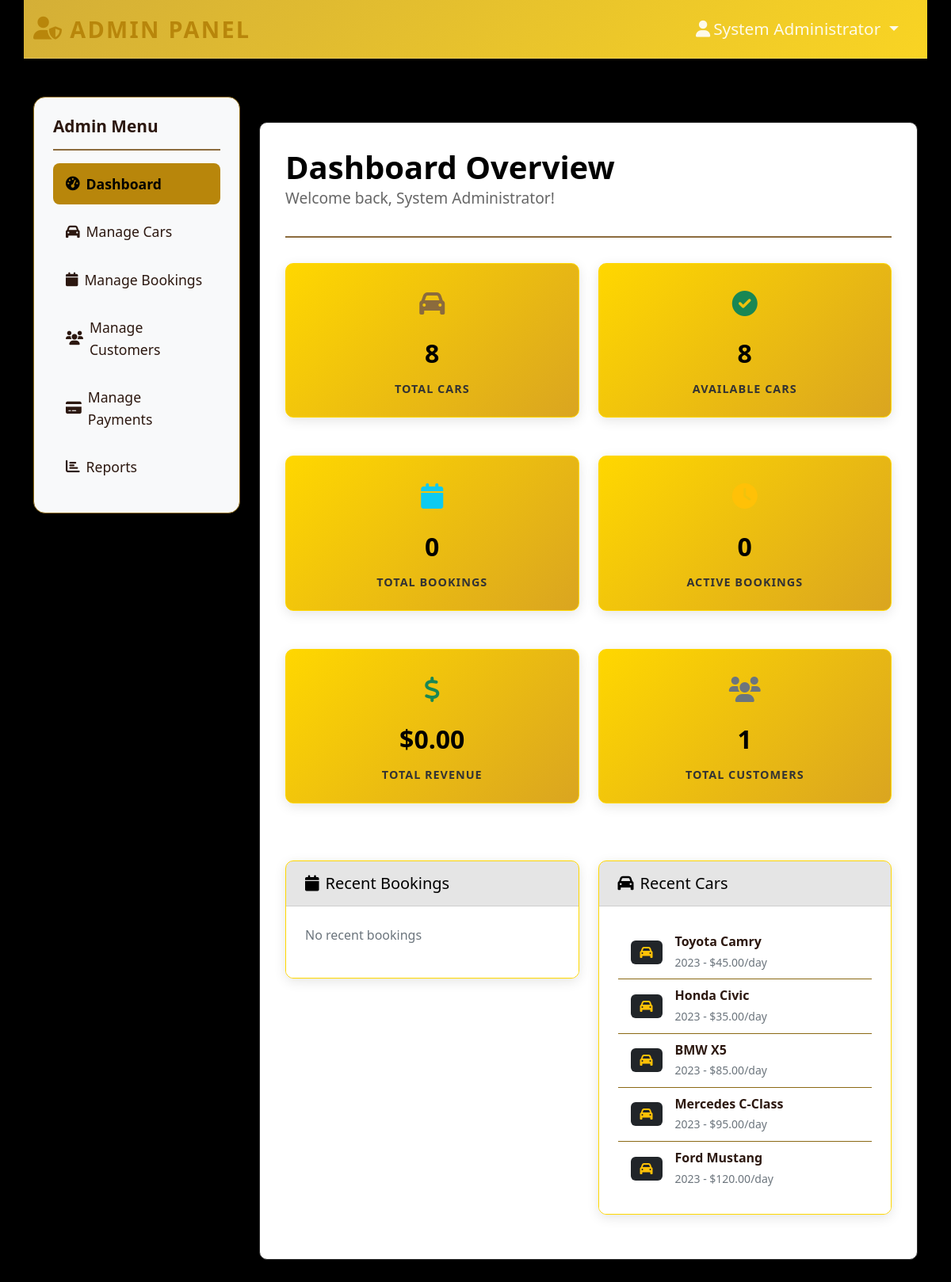
Page /admin/dashboard.php (signed in) on the committed database.
### tables this page shows
CREATE TABLE IF NOT EXISTS cars (
    id INT AUTO_INCREMENT PRIMARY KEY,
    brand VARCHAR(50) NOT NULL,
    model VARCHAR(50) NOT NULL,
    year INT NOT NULL,
    color VARCHAR(30),
    category_id INT,
    price_per_day DECIMAL(10,2) NOT NULL,
    mileage INT DEFAULT 0,
    fuel_type ENUM('Petrol', 'Diesel', 'Electric', 'Hybrid') DEFAULT 'Petrol',
    transmission ENUM('Manual', 'Automatic') DEFAULT 'Manual',
    seats INT DEFAULT 5,
    image_path VARCHAR(255),
    status ENUM('available', 'rented', 'maintenance', 'unavailable') DEFAULT 'available',
    features TEXT,
    created_at TIMESTAMP DEFAULT CURRENT_TIMESTAMP,
    updated_at TIMESTAMP DEFAULT CURRENT_TIMESTAMP ON UPDATE CURRENT_TIMESTAMP,
    FOREIGN KEY (category_id) REFERENCES car_categories(id) ON DELETE SET NULL
);

### admin/dashboard.php (the view, shortened to what this page needs)
<?php
require_once '../config/database.php';
$stats = [];
$stmt = $pdo->query("SELECT COUNT(*) as total FROM cars");
$stats['total_cars'] = $stmt->fetch()['total'];
$available_cars_query = $pdo->query("SELECT c.id, c.brand, c.model
                                     FROM cars c
                                     WHERE c.status = 'available'
                                     AND c.id NOT IN (
                                         SELECT DISTINCT car_id FROM bookings
                                         WHERE status IN ('confirmed', 'active')
                                         AND end_date >= CURDATE()
                                     )
                                     ORDER BY c.brand, c.model");
$available_cars_list = $available_cars_query->fetchAll();
$stats['available_cars'] = count($available_cars_list);
$stats['available_cars_details'] = $available_cars_list;
$stmt = $pdo->query("SELECT COUNT(*) as total FROM bookings");
$stats['total_bookings'] = $stmt->fetch()['total'];
$stmt = $pdo->query("SELECT COUNT(*) as total FROM bookings WHERE status IN ('confirmed', 'active')");
$stats['active_bookings'] = $stmt->fetch()['total'];
$stmt = $pdo->query("SELECT SUM(total_amount) as total FROM bookings WHERE status = 'completed'");
$stats['total_revenue'] = $stmt->fetch()['total'] ?? 0;
$stmt = $pdo->query("SELECT COUNT(*) as total FROM users");
$stats['total_customers'] = $stmt->fetch()['total'];
$stmt = $pdo->query("SELECT * FROM cars ORDER BY created_at DESC LIMIT 5");
$recent_cars = $stmt->fetchAll();
$stmt = $pdo->query("SELECT b.*, u.full_name FROM bookings b JOIN users u ON b.user_id = u.id ORDER BY b.created_at DESC LIMIT 5");
$recent_bookings = $stmt->fetchAll();
?>
<!DOCTYPE html>
<html lang="en">
<head>
    <link href="https://cdn.jsdelivr.net/npm/bootstrap@5.3.0/dist/css/bootstrap.min.css" rel="stylesheet">
    <link href="https://cdnjs.cloudflare.com/ajax/libs/font-awesome/6.0.0/css/all.min.css" rel="stylesheet">
    <link href="../assets/css/style.css?v=<?php echo time(); ?>" rel="stylesheet">
</head>
<body class="admin-page">
    <nav class="navbar navbar-expand-lg navbar-dark bg-primary">
        <div class="container">
            <a class="navbar-brand" href="dashboard.php" style="font-size: 1.8rem; font-weight: bold;">
                <i class="fas fa-user-shield me-2"></i>Admin Panel
            </a>
            <div class="navbar-nav ms-auto">
                <div class="nav-item dropdown">
                    <a class="nav-link dropdown-toggle" href="#" role="button" data-bs-toggle="dropdown" style="font-size: 1.3rem; padding: 0.75rem 1.5rem;">
                        <i class="fas fa-user me-1"></i><?php echo htmlspecialchars($_SESSION['admin_full_name']); ?>
                    </a>
                </div>
            </div>
        </div>
    </nav>
    <div class="container py-5">
        <div class="row">
            <div class="col-lg-3">
                <div class="sidebar">
                    <h5 class="mb-3">Admin Menu</h5>
                    <ul class="nav flex-column">
                        <li class="nav-item">
                            <a class="nav-link active" href="dashboard.php">
                                <i class="fas fa-tachometer-alt me-2"></i>Dashboard
                            </a>
                        </li>
                        <li class="nav-item">
                            <a class="nav-link" href="cars.php">
                                <i class="fas fa-car me-2"></i>Manage Cars
                            </a>
                        </li>
                        <li class="nav-item">
                            <a class="nav-link" href="bookings.php">
                                <i class="fas fa-calendar me-2"></i>Manage Bookings
                            </a>
                        </li>
                        <li class="nav-item">
                            <a class="nav-link" href="customers.php">
                                <i class="fas fa-users me-2"></i>Manage Customers
                            </a>
                        </li>
                        <li class="nav-item">
                            <a class="nav-link" href="payments.php">
                                <i class="fas fa-credit-card me-2"></i>Manage Payments
                            </a>
                        </li>
                        <li class="nav-item">
                            <a class="nav-link" href="reports.php">
                                <i class="fas fa-chart-bar me-2"></i>Reports
                            </a>
                        </li>
                    </ul>
                </div>
            </div>
            <div class="col-lg-9">
                <div class="dashboard-container" style="min-height: 80vh; overflow-y: auto;">
                    <div class="dashboard-header">
                        <div>
                            <h1 class="dashboard-title" style="color: #000000; font-size: 2.5rem;">Dashboard Overview</h1>
                            <p style="color: #666666; font-size: 1.2rem;">Welcome back,
                                <?php echo htmlspecialchars($_SESSION['admin_full_name']); ?>!</p>
                        </div>
                    </div>
                    <div class="stats-grid">
                        <a href="cars.php" style="text-decoration: none; color: inherit;">
                            <div class="stat-card" style="cursor: pointer;">
                                <div class="stat-icon text-primary">
                                    <i class="fas fa-car"></i>
                                </div>
                                <div class="stat-number"><?php echo $stats['total_cars']; ?></div>
                                <div class="stat-label">Total Cars</div>
                            </div>
                        </a>
                        <div class="stat-card" style="cursor: pointer;" onclick="showAvailableCarsModal()">
                            <div class="stat-icon text-success">
                                <i class="fas fa-check-circle"></i>
                            </div>
                            <div class="stat-number"><?php echo $stats['available_cars']; ?></div>
                            <div class="stat-label">Available Cars</div>
                        </div>
                        <a href="bookings.php" style="text-decoration: none; color: inherit;">
                            <div class="stat-card" style="cursor: pointer;">
                                <div class="stat-icon text-info">
                                    <i class="fas fa-calendar"></i>
                                </div>
                                <div class="stat-number"><?php echo $stats['total_bookings']; ?></div>
                                <div class="stat-label">Total Bookings</div>
                            </div>
                        </a>
                        <a href="bookings.php?filter=active" style="text-decoration: none; color: inherit;">
                            <div class="stat-card" style="cursor: pointer;">
                                <div class="stat-icon text-warning">
                                    <i class="fas fa-clock"></i>
                                </div>
                                <div class="stat-number"><?php echo $stats['active_bookings']; ?></div>
                                <div class="stat-label">Active Bookings</div>
                            </div>
                        </a>
                        <div class="stat-card">
                            <div class="stat-icon text-success">
                                <i class="fas fa-dollar-sign"></i>
                            </div>
                            <div class="stat-number">$<?php echo number_format($stats['total_revenue'], 2); ?></div>
                            <div class="stat-label">Total Revenue</div>
                        </div>
                        <a href="customers.php" style="text-decoration: none; color: inherit;">
                            <div class="stat-card" style="cursor: pointer;">
                                <div class="stat-icon text-secondary">
                                    <i class="fas fa-users"></i>
                                </div>
                                <div class="stat-number"><?php echo $stats['total_customers']; ?></div>
                                <div class="stat-label">Total Customers</div>
                            </div>
                        </a>
                    </div>
                    <div class="row mt-5">
                        <div class="col-lg-6">
                            <div class="card">
                                <div class="card-header">
                                    <h5 class="mb-0"><i class="fas fa-calendar me-2"></i>Recent Bookings</h5>
                                </div>
                                <div class="card-body">
                                    <?php if (empty($recent_bookings)): ?>
                                    <p class="text-muted">No recent bookings</p>
                                    <?php endif; ?>
                                </div>
                            </div>
                        </div>
                        <div class="col-lg-6">
                            <div class="card">
                                <div class="card-header">
                                    <h5 class="mb-0"><i class="fas fa-car me-2"></i>Recent Cars</h5>
                                </div>
                                <div class="card-body">
                                    <?php if (empty($recent_cars)): ?>
                                    <p class="text-muted">No recent cars</p>
                                    <?php else: ?>
                                    <ul class="list-group list-group-flush">
                                        <?php foreach ($recent_cars as $car): ?>
                                        <li class="list-group-item d-flex align-items-center">
                                            <div class="bg-dark rounded me-3 d-flex align-items-center justify-content-center"
                                                style="width: 40px; height: 30px; background: #000000; color: white;">
                                                <i class="fas fa-car text-warning"></i>
                                            </div>
                                            <div>
                                                <div class="fw-bold">
                                                    <?php echo htmlspecialchars($car['brand'] . ' ' . $car['model']); ?>
                                                </div>
                                                <small class="text-muted"><?php echo $car['year']; ?> -
                                                    $<?php echo number_format($car['price_per_day'], 2); ?>/day</small>
                                            </div>
                                        </li>
                                        <?php endforeach; ?>
                                    </ul>
                                    <?php endif; ?>
                                </div>
                            </div>
                        </div>
                    </div>
                </div>
            </div>
        </div>
    </div>
</body>
</html>

### rows in the picture
cars: mileage "0", mileage "0.00", id "1", brand+model "Toyota Camry", year "2023", price_per_day "45.00"
cars: brand+model "Honda Civic", year "2023", price_per_day "35.00"
cars: brand+model "BMW X5", year "2023", price_per_day "85.00"
cars: brand+model "Mercedes C-Class", year "2023", price_per_day "95.00"
cars: brand+model "Ford Mustang", year "2023", price_per_day "120.00"

### other values in the picture
$_SESSION['admin_full_name'] "System Administrator"
$stats['total_cars'] "8"
$stats['available_cars'] "8"
